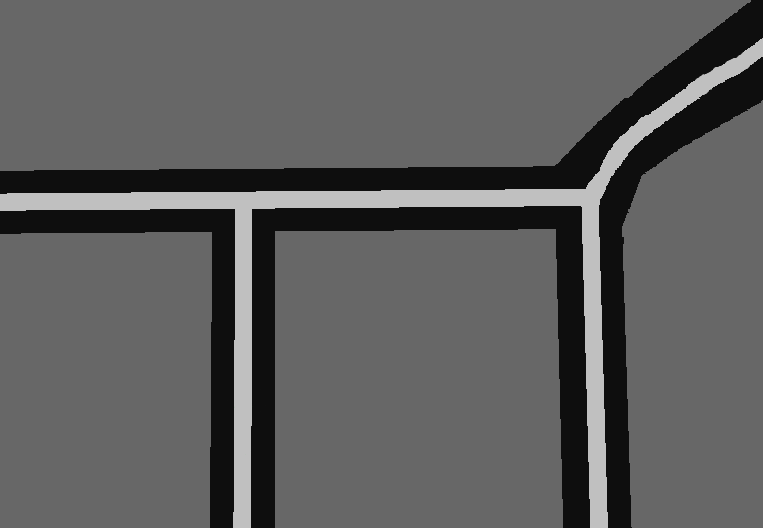
#> input picture Conf_est/Pb4.png, 763 x 528 px
$ python Conf_est_mapa.py
#> lines starting #> are read from the running program, lines starting #| are printed output that depends on the picture; after the words box and inside, x2 and y2 are one past the last pixel; in counts of white or black regions, pixels touching at a corner belong together
import cv2
import numpy as np
import random
import math
from pathlib import Path

# ----------------------
# ⚙ Parámetros principales
seccion_tunel_m = 1
escala_px_por_m = 62 / seccion_tunel_m
# ----------------------

# Tabla del SIAR
tabla_configuraciones = [
    (0,    0.51,  0.14),
    (10,   0.58,  0.12),
    (20,   0.64,  0.09),
    (30,   0.68,  0.06),
    (40,   0.70,  0.04),
    (50,   0.71,  0.02),
    (60,   0.71,  0.00),
    (70,   0.71, -0.01),
    (80,   0.70, -0.03),
    (90,   0.69, -0.05),
    (100,  0.68, -0.07),
    (110,  0.66, -0.08),
    (120,  0.64, -0.10),
    (130,  0.61, -0.11),
    (140,  0.58, -0.12),
    (150,  0.51, -0.14),
]

# Función corregida: longitud en función del ancho (en metros)
def calcular_largo(ancho):
    # Relación lineal entre ancho (m) y largo (m)
    return -1.1667 * ancho + 1.8267


# Cargar imagen y preparar máscaras
IMG_PATH = Path(__file__).parent / 'Pb4.png'
img_original = cv2.imread(str(IMG_PATH))
#> img_original is the input picture: shape (528, 763, 3); mean B, G, R 93.2, 93.2, 93.2
if img_original is None:
    print(f"No se pudo cargar la imagen en: {IMG_PATH}")
    raise SystemExit(1)
height, width, _ = img_original.shape
#> height = 528; width = 763
gray = cv2.cvtColor(img_original, cv2.COLOR_BGR2GRAY)
mask_walls = cv2.inRange(gray, 90, 110)
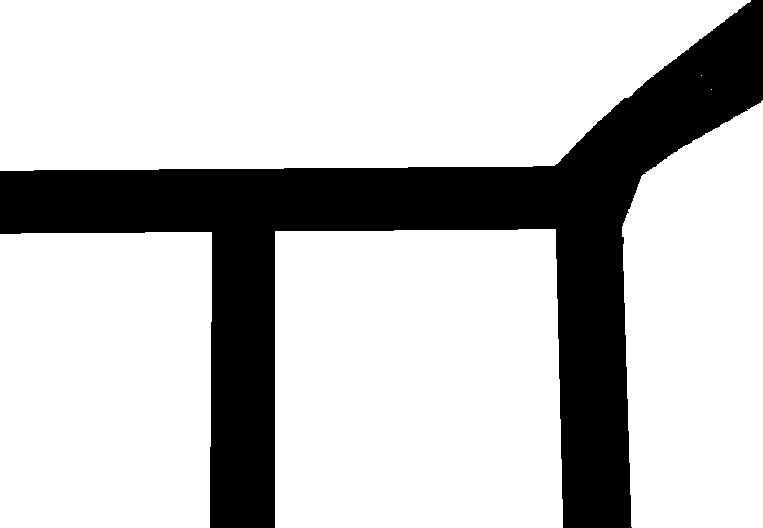
#> mask_walls: shape (528, 763); 76.5% white; 1 black region, box (x1, y1, x2, y2) and area: (0, 0, 763, 528) 94478
mask_gutter = cv2.inRange(gray, 160, 200)
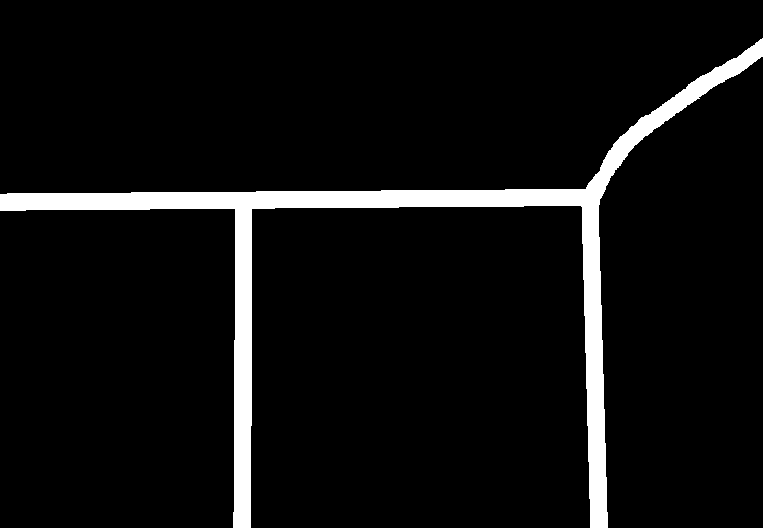
#> mask_gutter: shape (528, 763); 6.2% white; 1 white region, box (x1, y1, x2, y2) and area: (0, 38, 763, 528) 25035
valid_positions = np.column_stack(np.where(mask_gutter > 0))
#> valid_positions = 25035 pairs, first value 38 to 527, second value 0 to 762

found_any = False

while not found_any:
    y, x = valid_positions[random.randint(0, len(valid_positions)-1)]
#> y = 206; x = 91
    print(f"\nProbando centro del gutter en (x={x}, y={y})")
#| Probando centro del gutter en (x=91, y=206)
    found_any_config = False

    for (sensor, ancho_m, offset_cm_m) in tabla_configuraciones:
        largo_m = calcular_largo(ancho_m)
        width_px = int(ancho_m * escala_px_por_m)
        length_px = int(largo_m * escala_px_por_m)
        offset_px = offset_cm_m * escala_px_por_m

        wheel_dx = width_px / 2
        wheel_dy = length_px / 2.5
        wheel_size = 8

        for angle in range(0, sensor + 1, 15):
            theta = math.radians(angle)
            cos_t, sin_t = math.cos(theta), math.sin(theta)

            dx = width_px / 2
            dy = length_px / 2
            corners = np.array([
                [-dx, -dy], [dx, -dy], [dx, dy], [-dx, dy]
            ])
            rotated_corners = np.array([
                [x + (c[0] * cos_t - c[1] * sin_t),
                 y + (c[0] * sin_t + c[1] * cos_t)] for c in corners
            ], dtype=np.int32)

            if np.any(rotated_corners[:, 0] < 0) or np.any(rotated_corners[:, 0] >= width) \
               or np.any(rotated_corners[:, 1] < 0) or np.any(rotated_corners[:, 1] >= height):
                continue

            robot_mask = np.zeros((height, width), dtype=np.uint8)
            cv2.fillPoly(robot_mask, [rotated_corners], 255)
            collision = cv2.countNonZero(cv2.bitwise_and(robot_mask, mask_walls))
            if collision != 0:
                continue

            cm_x = x
            cm_y = int(y + offset_px * cos_t)

            wheel_offsets = [
                (-wheel_dx, -wheel_dy), (-wheel_dx, 0), (-wheel_dx, +wheel_dy),
                (+wheel_dx, -wheel_dy), (+wheel_dx, 0), (+wheel_dx, +wheel_dy)
            ]
            support_points = []
            wheel_colors = []
            wheel_positions = []
            for (wx_off, wy_off) in wheel_offsets:
                wx = int(x + (wx_off * cos_t - wy_off * sin_t))
                wy = int(y + (wx_off * sin_t + wy_off * cos_t))
                wheel_positions.append((wx, wy))
                if mask_gutter[wy, wx] != 255:
                    support_points.append([wx, wy])
                    wheel_colors.append((0, 255, 0))
                else:
                    wheel_colors.append((0, 0, 255))

            img_result = img_original.copy()

            stable = False
            if len(support_points) >= 3:
                hull = cv2.convexHull(np.array(support_points))
                inside = cv2.pointPolygonTest(hull.astype(np.float32), (float(cm_x), float(cm_y)), False) >= 0
                color_poly = (0, 255, 0) if inside else (0, 0, 255)
                cv2.polylines(img_result, [hull], isClosed=True, color=color_poly, thickness=1)
                stable = inside

            cv2.polylines(img_result, [rotated_corners], isClosed=True, color=(0, 255, 0), thickness=2)
            cv2.circle(img_result, (cm_x, cm_y), 4, (0, 255, 0) if stable else (0, 0, 255), -1)

            for ((wx, wy), c) in zip(wheel_positions, wheel_colors):
                cv2.rectangle(img_result, (wx - wheel_size//2, wy - wheel_size//2),
                                             (wx + wheel_size//2, wy + wheel_size//2), c, -1)

            # Etiquetas
            cv2.putText(img_result, f"Sensor: {sensor} deg", (10, 20), cv2.FONT_HERSHEY_SIMPLEX, 0.5, (0,0,0), 1)
            cv2.putText(img_result, f"Ancho: {ancho_m:.2f} m", (10, 40), cv2.FONT_HERSHEY_SIMPLEX, 0.5, (0,0,0), 1)
            cv2.putText(img_result, f"Largo: {largo_m:.2f} m", (10, 60), cv2.FONT_HERSHEY_SIMPLEX, 0.5, (0,0,0), 1)
            cv2.putText(img_result, f"Offset CM: {offset_cm_m:.2f} m", (10, 80), cv2.FONT_HERSHEY_SIMPLEX, 0.5, (0,0,0), 1)
            cv2.putText(img_result, f"Angulo: {angle} deg", (10, 100), cv2.FONT_HERSHEY_SIMPLEX, 0.5, (0,0,0), 1)

            cv2.imshow("Simulación de estabilidad del SIAR", img_result)
            cv2.waitKey(500)

            found_any_config = True
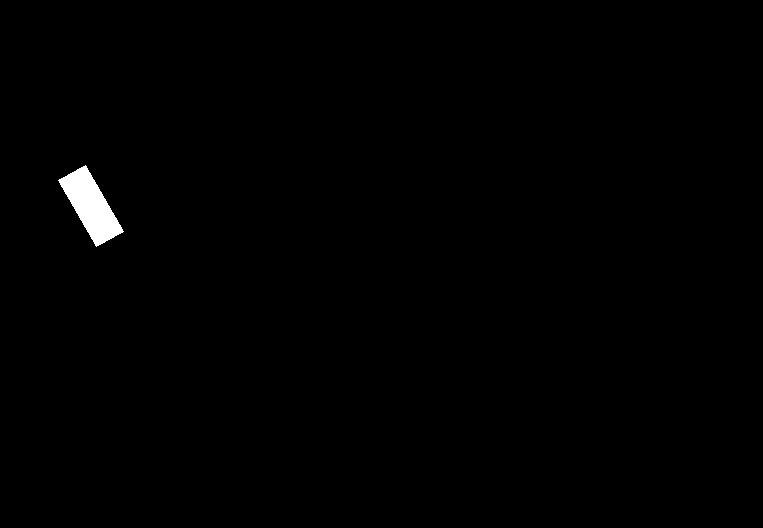
#> robot_mask: shape (528, 763); 0.61% white; 1 white region, box (x1, y1, x2, y2) and area: (58, 165, 124, 247) 2446

    if found_any_config:
        found_any = True

cv2.destroyAllWindows()
